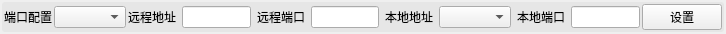
<?xml version="1.0" encoding="UTF-8"?>
<ui version="4.0">
 <class>IOSettingsForm</class>
 <widget class="QWidget" name="IOSettingsForm">
  <property name="geometry">
   <rect>
    <x>0</x>
    <y>0</y>
    <width>726</width>
    <height>31</height>
   </rect>
  </property>
  <property name="maximumSize">
   <size>
    <width>16777215</width>
    <height>16777215</height>
   </size>
  </property>
  <property name="windowTitle">
   <string>Form</string>
  </property>
  <layout class="QVBoxLayout" name="verticalLayout">
   <property name="leftMargin">
    <number>2</number>
   </property>
   <property name="topMargin">
    <number>2</number>
   </property>
   <property name="rightMargin">
    <number>2</number>
   </property>
   <property name="bottomMargin">
    <number>2</number>
   </property>
   <item>
    <widget class="QWidget" name="widget_ioset" native="true">
     <property name="maximumSize">
      <size>
       <width>16777215</width>
       <height>16777215</height>
      </size>
     </property>
     <property name="styleSheet">
      <string notr="true">#widget_ioset{
	background-color:rgb(230, 230, 230);
    border-width:1px;
    border-radius:3px;

}</string>
     </property>
     <layout class="QHBoxLayout" name="horizontalLayout_2">
      <property name="spacing">
       <number>2</number>
      </property>
      <property name="leftMargin">
       <number>2</number>
      </property>
      <property name="topMargin">
       <number>2</number>
      </property>
      <property name="rightMargin">
       <number>2</number>
      </property>
      <property name="bottomMargin">
       <number>2</number>
      </property>
      <item>
       <layout class="QHBoxLayout" name="horizontalLayout" stretch="0,0">
        <item>
         <widget class="QLabel" name="label_4">
          <property name="text">
           <string>端口配置</string>
          </property>
         </widget>
        </item>
        <item>
         <widget class="QComboBox" name="comboBox_PortName">
          <property name="maximumSize">
           <size>
            <width>130</width>
            <height>16777215</height>
           </size>
          </property>
         </widget>
        </item>
       </layout>
      </item>
      <item>
       <widget class="QStackedWidget" name="stackedWidget">
        <property name="currentIndex">
         <number>3</number>
        </property>
        <widget class="QWidget" name="page_serial">
         <property name="sizePolicy">
          <sizepolicy hsizetype="Preferred" vsizetype="Expanding">
           <horstretch>0</horstretch>
           <verstretch>0</verstretch>
          </sizepolicy>
         </property>
         <layout class="QVBoxLayout" name="verticalLayout_4">
          <property name="leftMargin">
           <number>0</number>
          </property>
          <property name="topMargin">
           <number>0</number>
          </property>
          <property name="rightMargin">
           <number>0</number>
          </property>
          <property name="bottomMargin">
           <number>0</number>
          </property>
          <item>
           <layout class="QGridLayout" name="gridLayout" columnstretch="0,1,0,1,0,1,0,1">
            <item row="0" column="2">
             <widget class="QLabel" name="label_2">
              <property name="text">
               <string>停 止 位</string>
              </property>
             </widget>
            </item>
            <item row="0" column="5">
             <widget class="QComboBox" name="comboBox_DataBits">
              <property name="minimumSize">
               <size>
                <width>0</width>
                <height>0</height>
               </size>
              </property>
             </widget>
            </item>
            <item row="0" column="6">
             <widget class="QLabel" name="label_5">
              <property name="text">
               <string>校 验 位</string>
              </property>
             </widget>
            </item>
            <item row="0" column="0">
             <widget class="QLabel" name="label">
              <property name="text">
               <string>波 特 率</string>
              </property>
             </widget>
            </item>
            <item row="0" column="3">
             <widget class="QComboBox" name="comboBox_StopBits">
              <property name="minimumSize">
               <size>
                <width>0</width>
                <height>0</height>
               </size>
              </property>
             </widget>
            </item>
            <item row="0" column="4">
             <widget class="QLabel" name="label_3">
              <property name="text">
               <string>数 据 位</string>
              </property>
             </widget>
            </item>
            <item row="0" column="1">
             <widget class="QComboBox" name="comboBox_BaudRate">
              <property name="minimumSize">
               <size>
                <width>0</width>
                <height>0</height>
               </size>
              </property>
             </widget>
            </item>
            <item row="0" column="7">
             <widget class="QComboBox" name="comboBox_Parity">
              <property name="minimumSize">
               <size>
                <width>0</width>
                <height>0</height>
               </size>
              </property>
             </widget>
            </item>
           </layout>
          </item>
         </layout>
        </widget>
        <widget class="QWidget" name="page_tcpClient">
         <layout class="QVBoxLayout" name="verticalLayout_7">
          <property name="leftMargin">
           <number>0</number>
          </property>
          <property name="topMargin">
           <number>0</number>
          </property>
          <property name="rightMargin">
           <number>0</number>
          </property>
          <property name="bottomMargin">
           <number>0</number>
          </property>
          <item>
           <layout class="QGridLayout" name="gridLayout_2" columnstretch="0,1,0,1,0,1,0,1">
            <item row="0" column="4">
             <widget class="QLabel" name="label_8">
              <property name="text">
               <string>本地地址</string>
              </property>
             </widget>
            </item>
            <item row="0" column="0">
             <widget class="QLabel" name="label_6">
              <property name="text">
               <string>远程地址</string>
              </property>
             </widget>
            </item>
            <item row="0" column="1">
             <widget class="QLineEdit" name="le_tcpClientAimAddr">
              <property name="minimumSize">
               <size>
                <width>0</width>
                <height>0</height>
               </size>
              </property>
              <property name="maximumSize">
               <size>
                <width>200</width>
                <height>16777215</height>
               </size>
              </property>
              <property name="text">
               <string>192.168.1.4</string>
              </property>
             </widget>
            </item>
            <item row="0" column="3">
             <widget class="QLineEdit" name="le_tcpClientAimPort">
              <property name="minimumSize">
               <size>
                <width>0</width>
                <height>0</height>
               </size>
              </property>
              <property name="maximumSize">
               <size>
                <width>200</width>
                <height>16777215</height>
               </size>
              </property>
              <property name="text">
               <string>40000</string>
              </property>
             </widget>
            </item>
            <item row="0" column="2">
             <widget class="QLabel" name="label_7">
              <property name="text">
               <string>远程端口</string>
              </property>
             </widget>
            </item>
            <item row="0" column="5">
             <widget class="QComboBox" name="cmb_tcpClientLocalAddr">
              <property name="minimumSize">
               <size>
                <width>0</width>
                <height>0</height>
               </size>
              </property>
              <property name="maximumSize">
               <size>
                <width>200</width>
                <height>16777215</height>
               </size>
              </property>
             </widget>
            </item>
            <item row="0" column="6">
             <widget class="QLabel" name="label_9">
              <property name="text">
               <string>本地端口</string>
              </property>
             </widget>
            </item>
            <item row="0" column="7">
             <widget class="QLineEdit" name="le_tcpClientLocalPort">
              <property name="enabled">
               <bool>false</bool>
              </property>
              <property name="minimumSize">
               <size>
                <width>0</width>
                <height>0</height>
               </size>
              </property>
              <property name="maximumSize">
               <size>
                <width>200</width>
                <height>16777215</height>
               </size>
              </property>
             </widget>
            </item>
           </layout>
          </item>
         </layout>
        </widget>
        <widget class="QWidget" name="page_tcpServer">
         <layout class="QVBoxLayout" name="verticalLayout_8">
          <property name="leftMargin">
           <number>0</number>
          </property>
          <property name="topMargin">
           <number>0</number>
          </property>
          <property name="rightMargin">
           <number>0</number>
          </property>
          <property name="bottomMargin">
           <number>0</number>
          </property>
          <item>
           <layout class="QGridLayout" name="gridLayout_3" columnstretch="0,1,0,1,0,1,0,1">
            <item row="0" column="3">
             <widget class="QLineEdit" name="le_tcpServerAimPort">
              <property name="minimumSize">
               <size>
                <width>0</width>
                <height>0</height>
               </size>
              </property>
             </widget>
            </item>
            <item row="0" column="5">
             <widget class="QComboBox" name="cmb_tcpServerLocalAddr">
              <property name="minimumSize">
               <size>
                <width>0</width>
                <height>0</height>
               </size>
              </property>
             </widget>
            </item>
            <item row="0" column="2">
             <widget class="QLabel" name="label_11">
              <property name="text">
               <string>远程端口</string>
              </property>
             </widget>
            </item>
            <item row="0" column="0">
             <widget class="QLabel" name="label_10">
              <property name="text">
               <string>远程地址</string>
              </property>
             </widget>
            </item>
            <item row="0" column="1">
             <widget class="QComboBox" name="cmb_tcpServerAimAddr">
              <property name="minimumSize">
               <size>
                <width>0</width>
                <height>0</height>
               </size>
              </property>
              <item>
               <property name="text">
                <string>All Connect(0)</string>
               </property>
              </item>
             </widget>
            </item>
            <item row="0" column="4">
             <widget class="QLabel" name="label_12">
              <property name="text">
               <string>本地地址</string>
              </property>
             </widget>
            </item>
            <item row="0" column="6">
             <widget class="QLabel" name="label_13">
              <property name="text">
               <string>本地端口</string>
              </property>
             </widget>
            </item>
            <item row="0" column="7">
             <widget class="QLineEdit" name="le_tcpServerLocalPort">
              <property name="minimumSize">
               <size>
                <width>0</width>
                <height>0</height>
               </size>
              </property>
             </widget>
            </item>
           </layout>
          </item>
         </layout>
        </widget>
        <widget class="QWidget" name="page_udp">
         <layout class="QVBoxLayout" name="verticalLayout_9">
          <property name="leftMargin">
           <number>0</number>
          </property>
          <property name="topMargin">
           <number>0</number>
          </property>
          <property name="rightMargin">
           <number>0</number>
          </property>
          <property name="bottomMargin">
           <number>0</number>
          </property>
          <item>
           <layout class="QGridLayout" name="gridLayout_4" columnstretch="0,1,0,1,0,1,0,1,0" columnminimumwidth="0,0,0,0,0,0,0,0,0">
            <property name="leftMargin">
             <number>0</number>
            </property>
            <property name="topMargin">
             <number>0</number>
            </property>
            <property name="rightMargin">
             <number>0</number>
            </property>
            <property name="bottomMargin">
             <number>0</number>
            </property>
            <property name="horizontalSpacing">
             <number>6</number>
            </property>
            <item row="0" column="0">
             <widget class="QLabel" name="label_14">
              <property name="text">
               <string>远程地址</string>
              </property>
             </widget>
            </item>
            <item row="0" column="1">
             <widget class="QLineEdit" name="le_UdpAimAddr">
              <property name="minimumSize">
               <size>
                <width>0</width>
                <height>0</height>
               </size>
              </property>
             </widget>
            </item>
            <item row="0" column="2">
             <widget class="QLabel" name="label_15">
              <property name="text">
               <string>远程端口</string>
              </property>
             </widget>
            </item>
            <item row="0" column="3">
             <widget class="QLineEdit" name="le_UdpAimPort">
              <property name="minimumSize">
               <size>
                <width>0</width>
                <height>0</height>
               </size>
              </property>
             </widget>
            </item>
            <item row="0" column="4">
             <widget class="QLabel" name="label_16">
              <property name="text">
               <string>本地地址</string>
              </property>
             </widget>
            </item>
            <item row="0" column="5">
             <widget class="QComboBox" name="cmb_UdpLocalAddr">
              <property name="minimumSize">
               <size>
                <width>0</width>
                <height>0</height>
               </size>
              </property>
             </widget>
            </item>
            <item row="0" column="6">
             <widget class="QLabel" name="label_17">
              <property name="text">
               <string>本地端口</string>
              </property>
             </widget>
            </item>
            <item row="0" column="7">
             <widget class="QLineEdit" name="le_UdpLocalPort">
              <property name="minimumSize">
               <size>
                <width>0</width>
                <height>0</height>
               </size>
              </property>
             </widget>
            </item>
           </layout>
          </item>
         </layout>
        </widget>
       </widget>
      </item>
      <item>
       <spacer name="horizontalSpacer">
        <property name="orientation">
         <enum>Qt::Horizontal</enum>
        </property>
        <property name="sizeHint" stdset="0">
         <size>
          <width>40</width>
          <height>20</height>
         </size>
        </property>
       </spacer>
      </item>
      <item>
       <widget class="QPushButton" name="pushButton_Setting">
        <property name="text">
         <string>设置</string>
        </property>
       </widget>
      </item>
     </layout>
    </widget>
   </item>
  </layout>
 </widget>
 <resources/>
 <connections/>
</ui>
